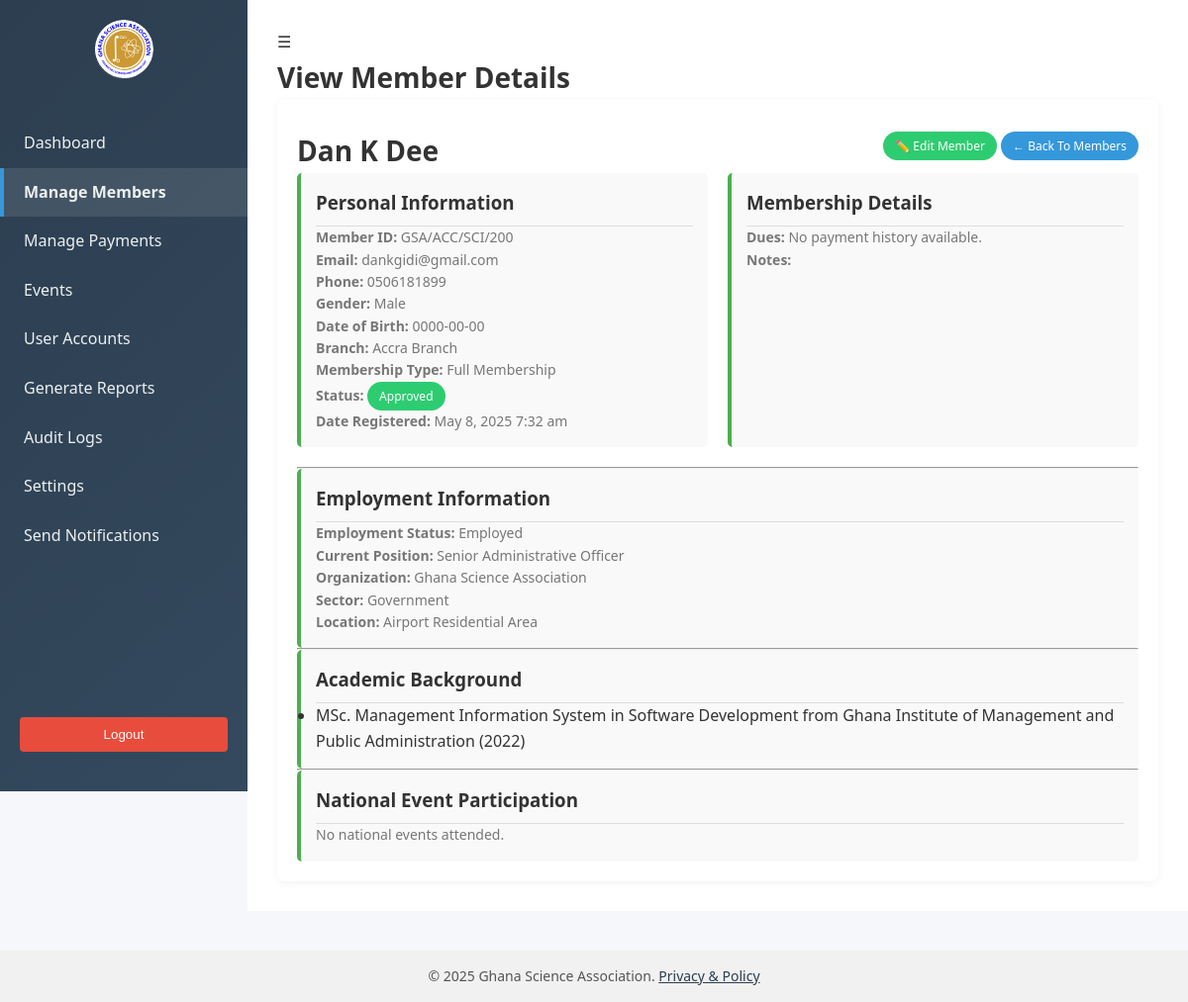
/dashboards/view_member_details.php?id=1 (signed in), run on the app's committed database.
### tables this page shows
CREATE TABLE `members` (
  `id` int(11) NOT NULL,
  `member_id` varchar(100) DEFAULT NULL,
  `title` enum('Prof.','Dr.','Rev.','Mr.','Mrs.','Ms.','Miss.') DEFAULT NULL,
  `first_name` varchar(100) DEFAULT NULL,
  `last_name` varchar(100) DEFAULT NULL,
  `other_names` varchar(100) DEFAULT NULL,
  `email` varchar(150) DEFAULT NULL,
  `phone` varchar(20) DEFAULT NULL,
  `dob` date DEFAULT NULL,
  `gender` enum('Male','Female','Other') DEFAULT NULL,
  `national_id` varchar(50) DEFAULT NULL,
  `region` varchar(100) DEFAULT NULL,
  `residential_address` text DEFAULT NULL,
  `postal_address` text DEFAULT NULL,
  `date_registered` datetime DEFAULT current_timestamp(),
  `status` enum('Pending','Approved','Rejected','Inactive') DEFAULT 'Pending',
  `branch_id` varchar(20) DEFAULT NULL,
  `letter_issued` tinyint(1) DEFAULT 0,
  `notes` text DEFAULT NULL,
  `next_renewal_date` date DEFAULT NULL,
  `membership_expiry_date` date DEFAULT NULL
);

CREATE TABLE `branches` (
  `id` int(11) NOT NULL,
  `branch_code` varchar(10) DEFAULT NULL,
  `branch_name` varchar(100) DEFAULT NULL
);

CREATE TABLE `membership_types` (
  `id` int(11) NOT NULL,
  `type_name` varchar(50) DEFAULT NULL,
  `annual_dues` decimal(10,2) DEFAULT NULL
);

CREATE TABLE `employment` (
  `id` int(11) NOT NULL,
  `member_id` int(11) DEFAULT NULL,
  `employment_status` varchar(50) DEFAULT NULL,
  `current_position` varchar(100) DEFAULT NULL,
  `organization` varchar(150) DEFAULT NULL,
  `sector` varchar(100) DEFAULT NULL,
  `location` varchar(150) DEFAULT NULL
);

CREATE TABLE `academic_background` (
  `id` int(11) NOT NULL,
  `member_id` int(11) DEFAULT NULL,
  `highest_qualification` varchar(100) DEFAULT NULL,
  `discipline` varchar(100) DEFAULT NULL,
  `institution_attended` varchar(150) DEFAULT NULL,
  `graduation_year` year(4) DEFAULT NULL
);

### dashboards/view_member_details.php (the view, shortened to what this page needs)
<?php
    require_once '../includes/db_connect.php';
    $member_id = intval($_GET['id'] ?? 0);
    $sql = "
        SELECT
            m.*,
            a.institution_name AS institution,
            b.branch_name,
            mc.membership_type_id,
            mt.type_name AS membership_type
        FROM members m
        LEFT JOIN affiliations a ON m.id = a.member_id
        LEFT JOIN branches b ON a.branch_id = b.id
        LEFT JOIN member_category mc ON m.id = mc.member_id
        LEFT JOIN membership_types mt ON mc.membership_type_id = mt.id
        WHERE m.id = ?
    ";
    $stmt = $conn->prepare($sql);
    $stmt->bind_param("i", $member_id);
    $stmt->execute();
    $member = $stmt->get_result()->fetch_assoc();
    $academic_stmt = $conn->prepare("SELECT * FROM academic_background WHERE member_id = ?");
    $academic_stmt->bind_param("i", $member_id);
    $academic_stmt->execute();
    $academics = $academic_stmt->get_result()->fetch_all(MYSQLI_ASSOC);
    $employment_stmt = $conn->prepare("SELECT * FROM employment WHERE member_id = ?");
    $employment_stmt->bind_param("i", $member_id);
    $employment_stmt->execute();
    $employment = $employment_stmt->get_result()->fetch_assoc();
    $dues_stmt = $conn->prepare("SELECT amount_paid, payment_date FROM payments WHERE member_id = ? ORDER BY payment_date DESC LIMIT 1");
    $dues_stmt->bind_param("i", $member_id);
    $dues_stmt->execute();
    $dues = $dues_stmt->get_result()->fetch_assoc();
    $national_events_stmt = $conn->prepare("
        SELECT e.name AS title, ep.participation_date AS date_participated
        FROM event_participation ep
        JOIN events e ON ep.event_id = e.id
        WHERE ep.member_id = ? AND e.location LIKE '%National%'
    ");
    $national_events_stmt->bind_param("i", $member_id);
    $national_events_stmt->execute();
    $national_events = $national_events_stmt->get_result()->fetch_all(MYSQLI_ASSOC);
    include '../includes/header.php';
?>
<div class="dashboard">
    <aside class="sidebar">
        <div class="logo"></div>
        <nav>
            <a href="admin_dashboard.php">Dashboard</a>
            <a href="manage_members.php" class="active">Manage Members</a>
            <a href="manage_payments.php">Manage Payments</a>
            <a href="manage_events.php">Events</a>
            <a href="manage_users.php">User Accounts</a>
            <a href="generate_reports.php">Generate Reports</a>
            <a href="view_logs.php">Audit Logs</a>
            <a href="settings.php">Settings</a>
            <a href="send_notifications.php">Send Notifications</a>
        </nav>
        <form action="../logout.php" method="post" style="width: 100%; display: flex; justify-content: center; margin-top: auto;">
            <button type="submit" class="logout">Logout</button>
        </form>
    </aside>
    <main class="main">
        <header>
            <div class="hamburger" onclick="document.querySelector('.sidebar').classList.toggle('active')">☰</div>
            <h1>View Member Details</h1>
        </header>
        <div class="card" style="padding: 20px;">
            <div style="display: flex; justify-content: space-between; align-items: center;">
                <h2><?= htmlspecialchars($member['first_name'] . ' ' . $member['other_names'] . ' ' . $member['last_name']) ?></h2>
                <div>
                    <a href="edit_member.php?id=<?= $member['id'] ?>" class="badge approved">✏️ Edit Member</a>
                    <a href="manage_members.php" class="badge info">← Back to Members</a>
                </div>
            </div>
            <div class="member-details-grid">
                <div class="member-section">
                    <h3>Personal Information</h3>
                    <p><strong>Member ID:</strong> <?= htmlspecialchars($member['member_id']) ?></p>
                    <p><strong>Email:</strong> <?= htmlspecialchars($member['email']) ?></p>
                    <p><strong>Phone:</strong> <?= htmlspecialchars($member['phone'] ?? 'N/A') ?></p>
                    <p><strong>Gender:</strong> <?= htmlspecialchars($member['gender'] ?? 'N/A') ?></p>
                    <p><strong>Date of Birth:</strong> <?= !empty($member['dob']) ? htmlspecialchars($member['dob']) : 'N/A' ?></p>
                    <p><strong>Branch:</strong> <?= htmlspecialchars($member['branch_name'] ?? 'N/A') ?></p>
                    <p><strong>Membership Type:</strong> <?= htmlspecialchars($member['membership_type'] ?? 'N/A') ?></p>
                    <p><strong>Status:</strong>
                        <span class="badge <?= strtolower($member['status'] ?? '') ?>">
                            <?= htmlspecialchars($member['status'] ?? 'Unknown') ?>
                        </span>
                    </p>
                    <p><strong>Date Registered:</strong>
                        <?= !empty($member['date_registered']) ? htmlspecialchars(date('F j, Y g:i a', strtotime($member['date_registered']))) : 'Unknown' ?>
                    </p>
                </div>
                <div class="member-section">
                    <h3>Membership Details</h3>
                    <?php if ($dues): ?>
                        <p><strong>Last Paid Dues:</strong> GH₵<?= htmlspecialchars($dues['amount_paid']) ?> on <?= date('F j, Y', strtotime($dues['payment_date'])) ?></p>
                    <?php else: ?>
                        <p><strong>Dues:</strong> No payment history available.</p>
                    <?php endif; ?>
                    <p><strong>Notes:</strong><br>
                    </p>
                </div>
            </div>
            <hr>
            <div class="member-section">
                <h3>Employment Information</h3>
                <?php if ($employment): ?>
                    <p><strong>Employment Status:</strong> <?= htmlspecialchars($employment['employment_status'] ?? 'Not specified') ?></p>
                    <p><strong>Current Position:</strong> <?= htmlspecialchars($employment['current_position'] ?? 'N/A') ?></p>
                    <p><strong>Organization:</strong> <?= htmlspecialchars($employment['organization'] ?? 'N/A') ?></p>
                    <p><strong>Sector:</strong> <?= htmlspecialchars($employment['sector'] ?? 'N/A') ?></p>
                    <p><strong>Location:</strong> <?= htmlspecialchars($employment['location'] ?? 'N/A') ?></p>
                <?php else: ?>
                    <p>No employment information on file.</p>
                <?php endif; ?>
            </div>
            <hr>
            <div class="member-section">
                <h3>Academic Background</h3>
                <?php if ($academics): ?>
                    <ul>
                        <?php foreach ($academics as $edu): ?>
                            <li>
                                <?php
                                    $qualification = !empty($edu['highest_qualification']) ? htmlspecialchars($edu['highest_qualification']) : 'Qualification not specified';
                                    $discipline = !empty($edu['discipline']) ? ' in ' . htmlspecialchars($edu['discipline']) : '';
                                    $institution = !empty($edu['institution_attended']) ? ' from ' . htmlspecialchars($edu['institution_attended']) : '';
                                    $year = ($edu['graduation_year'] != '0000') ? ' (' . htmlspecialchars($edu['graduation_year']) . ')' : '';
                                    echo $qualification . $discipline . $institution . $year;
                                ?>
                            </li>
                        <?php endforeach; ?>
                    </ul>
                <?php else: ?>
                    <p>No academic background on file.</p>
                <?php endif; ?>
            </div>
            <hr>
            <div class="member-section">
                <h3>National Event Participation</h3>
                <?php if ($national_events): ?>
                    <ul>
                        <?php foreach ($national_events as $event): ?>
                            <li><?= htmlspecialchars($event['title']) ?> – <?= date('F j, Y', strtotime($event['date_participated'])) ?></li>
                        <?php endforeach; ?>
                    </ul>
                <?php else: ?>
                    <p>No national events attended.</p>
                <?php endif; ?>
            </div>
        </div>
    </main>
</div>
<?php include '../includes/footer.php'; ?>

### assets/styles.css (style rules this page uses)
* { margin: 0; padding: 0; box-sizing: border-box; }
body { font-family: 'Segoe UI', Tahoma, Geneva, Verdana, sans-serif; background: #f4f6f9; color: #333; line-height: 1.6; background-color: #f5f7fa; }
:root { --primary-color: #3498db; --secondary-color: #2c3e50; --accent-color: #e74c3c; --light-gray: #f5f5f5; --light-color: #ecf0f1; --medium-gray: #e0e0e0; --dark-gray: #333; --dark-color: #34495e; --danger-color: #e74c3c; --white: #ffffff; --success-color: #2ecc71; --warning-color: #f39c12; --danger-color: #e74c3c; --info-color: #3498db; --sidebar-bg: #2f3640; --sidebar-hover: #414b57; --card-shadow: 0 2px 8px rgba(0,0,0,0.05); --transition: all 0.3s ease; --success-color: #2ecc71; }
.dashboard { display: flex; min-height: 100vh; }
.sidebar { width: 250px; background: linear-gradient(135deg, #2c3e50, #34495e); color: white; display: flex; flex-direction: column; align-items: center; padding: 20px 0; position: fixed; left: 0; top: 0; bottom: 0; height: 100vh; z-index: 1000; }
.sidebar .logo { width: 60px; height: 60px; background: url('gsa_logo.svg') no-repeat center; background-size: contain; border-radius: 50%; margin-bottom: 40px; }
.sidebar nav { display: flex; flex-direction: column; width: 100%; flex-grow: 1; }
.sidebar nav a { display: block; padding: 12px 20px; color: #ecf0f1; text-decoration: none; transition: var(--transition); border-left: 4px solid transparent; }
.sidebar nav a.active { background-color: rgba(255, 255, 255, 0.1); border-left: 4px solid var(--primary-color); font-weight: bold; }
.main { flex: 1; padding: 30px; margin-left: 250px; background-color: var(--white); transition: var(--transition); }
header h1 { margin: 0; color: var(--dark-gray); font-size: 28px; }
.logo { height: 80px; display: flex; align-items: center; justify-content: center; border-bottom: 1px solid rgba(255, 255, 255, 0.1); }
.card { flex: 1; background: white; padding: 25px; border-radius: 8px; box-shadow: var(--card-shadow); transition: transform 0.3s, box-shadow 0.3s; }
.card p { color: #777; font-size: 14px; }
.card h2 { font-size: 28px; margin-top: 10px; color: var(--dark-gray); }
.badge { display: inline-block; padding: 5px 12px; border-radius: 20px; font-size: 12px; font-weight: 500; color: white; text-decoration: none; transition: var(--transition); text-transform: capitalize; }
.badge.paid, .badge.approved, .badge.attended, .badge.success { background-color: var(--success-color); }
.badge.registered, .badge.info { background-color: var(--info-color); }
.logout { background: var(--danger-color); color: white; border: none; padding: 10px 20px; border-radius: 4px; cursor: pointer; margin: 20px auto; display: block; width: calc(100% - 40px); }
button { background:#2f3640; color:white; padding:10px 20px; border:none; border-radius:4px; cursor:pointer; }
a { text-decoration: none; }
.member-details-grid { display: grid; grid-template-columns: 1fr 1fr; gap: 20px; margin-bottom: 20px; }
.member-section { background: #f9f9f9; padding: 15px; border-radius: 5px; border-left: 4px solid #4CAF50; }
.member-section h3 { margin-top: 0; color: #333; border-bottom: 1px solid #ddd; padding-bottom: 8px; }

### data on the page
members: first_name+other_names+last_name "Dan K Dee", member "GSA/ACC/SCI/200", email "dankgidi@gmail.com", phone "0506181899", gender "Male", dob "0000-00-00", branch.branch_name "Accra Branch", membership_types.type_name "Full Membership", status "Approved", date_registered "May 8, 2025 7:32 am"
employment: employment_status "Employed", current_position "Senior Administrative Officer", organization "Ghana Science Association", sector "Government", location "Airport Residential Area"
academic_background: highest_qualification "MSc. Management Information System", discipline "in Software Development", institution_attended "from Ghana Institute of Management and Public Administration", graduation_year "(2022)"
